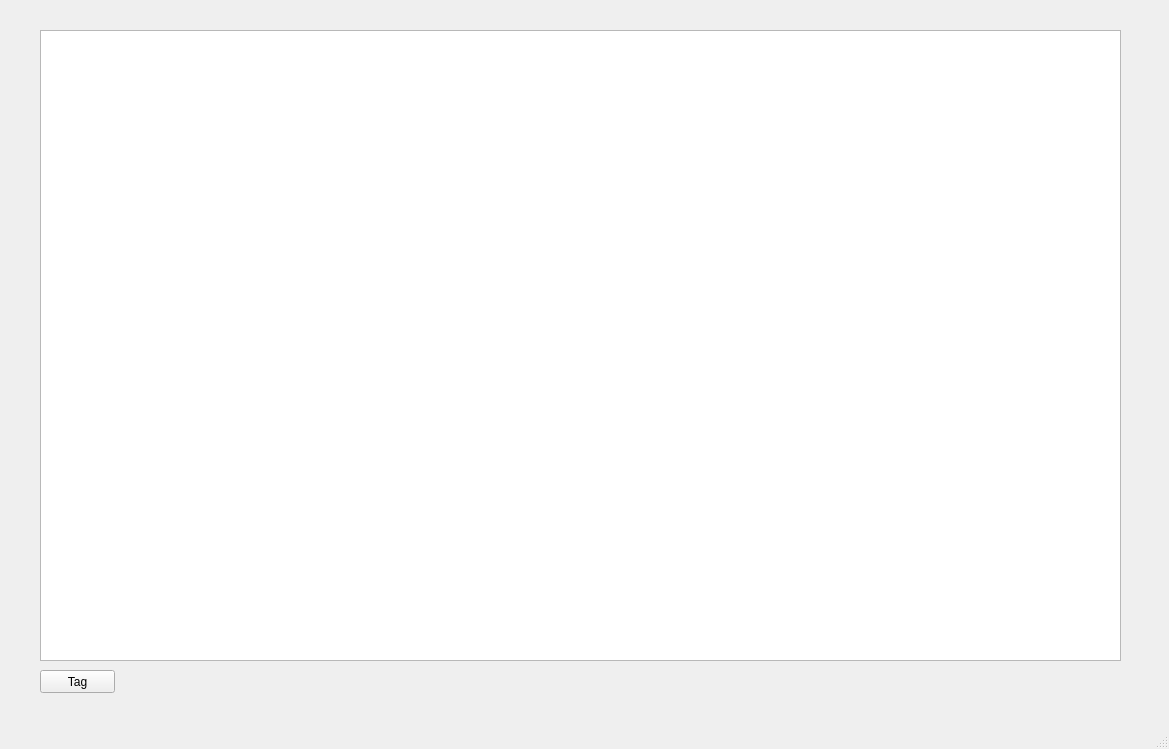
<?xml version="1.0" encoding="UTF-8"?>
<ui version="4.0">
 <class>MainWindow</class>
 <widget class="QMainWindow" name="MainWindow">
  <property name="geometry">
   <rect>
    <x>0</x>
    <y>0</y>
    <width>1169</width>
    <height>749</height>
   </rect>
  </property>
  <property name="windowTitle">
   <string>MainWindow</string>
  </property>
  <widget class="QWidget" name="centralwidget">
   <widget class="QGraphicsView" name="graphicsView">
    <property name="geometry">
     <rect>
      <x>40</x>
      <y>30</y>
      <width>1081</width>
      <height>631</height>
     </rect>
    </property>
   </widget>
   <widget class="QPushButton" name="Tagwrite">
    <property name="geometry">
     <rect>
      <x>40</x>
      <y>670</y>
      <width>75</width>
      <height>23</height>
     </rect>
    </property>
    <property name="text">
     <string>Tag</string>
    </property>
   </widget>
  </widget>
  <widget class="QMenuBar" name="menubar">
   <property name="geometry">
    <rect>
     <x>0</x>
     <y>0</y>
     <width>1169</width>
     <height>21</height>
    </rect>
   </property>
  </widget>
  <widget class="QStatusBar" name="statusbar"/>
 </widget>
 <resources/>
 <connections/>
</ui>
